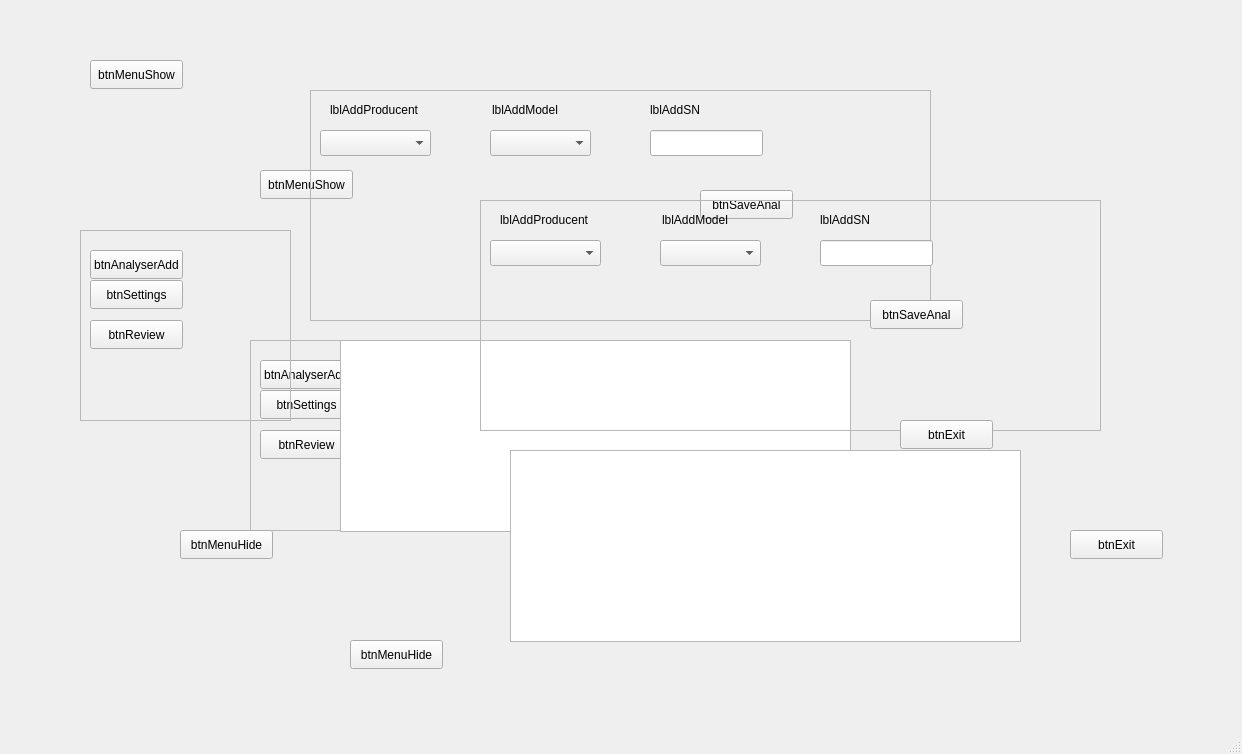
<?xml version="1.0" encoding="UTF-8"?>
<ui version="4.0">
 <class>Test10</class>
 <widget class="QMainWindow" name="Test10">
  <property name="geometry">
   <rect>
    <x>0</x>
    <y>0</y>
    <width>1242</width>
    <height>754</height>
   </rect>
  </property>
  <property name="windowTitle">
   <string>Test10</string>
  </property>
  <widget class="QWidget" name="centralwidget">
   <widget class="QFrame" name="frmMainLeft_2">
    <property name="geometry">
     <rect>
      <x>250</x>
      <y>340</y>
      <width>211</width>
      <height>191</height>
     </rect>
    </property>
    <property name="frameShape">
     <enum>QFrame::StyledPanel</enum>
    </property>
    <property name="frameShadow">
     <enum>QFrame::Raised</enum>
    </property>
    <widget class="QPushButton" name="btnAnalyserAdd_2">
     <property name="geometry">
      <rect>
       <x>10</x>
       <y>20</y>
       <width>93</width>
       <height>29</height>
      </rect>
     </property>
     <property name="text">
      <string>btnAnalyserAdd</string>
     </property>
    </widget>
    <widget class="QPushButton" name="btnSettings_2">
     <property name="geometry">
      <rect>
       <x>10</x>
       <y>50</y>
       <width>93</width>
       <height>29</height>
      </rect>
     </property>
     <property name="text">
      <string>btnSettings</string>
     </property>
    </widget>
    <widget class="QPushButton" name="btnReview_2">
     <property name="geometry">
      <rect>
       <x>10</x>
       <y>90</y>
       <width>93</width>
       <height>29</height>
      </rect>
     </property>
     <property name="text">
      <string>btnReview</string>
     </property>
    </widget>
   </widget>
   <widget class="QPushButton" name="btnExit_2">
    <property name="geometry">
     <rect>
      <x>1070</x>
      <y>530</y>
      <width>93</width>
      <height>29</height>
     </rect>
    </property>
    <property name="text">
     <string>btnExit</string>
    </property>
   </widget>
   <widget class="QPushButton" name="btnMenuHide">
    <property name="geometry">
     <rect>
      <x>180</x>
      <y>530</y>
      <width>93</width>
      <height>29</height>
     </rect>
    </property>
    <property name="text">
     <string>btnMenuHide</string>
    </property>
   </widget>
   <widget class="QTableView" name="tableView">
    <property name="geometry">
     <rect>
      <x>340</x>
      <y>340</y>
      <width>511</width>
      <height>192</height>
     </rect>
    </property>
   </widget>
   <widget class="QFrame" name="frmMainLeft">
    <property name="geometry">
     <rect>
      <x>80</x>
      <y>230</y>
      <width>211</width>
      <height>191</height>
     </rect>
    </property>
    <property name="frameShape">
     <enum>QFrame::StyledPanel</enum>
    </property>
    <property name="frameShadow">
     <enum>QFrame::Raised</enum>
    </property>
    <widget class="QPushButton" name="btnAnalyserAdd">
     <property name="geometry">
      <rect>
       <x>10</x>
       <y>20</y>
       <width>93</width>
       <height>29</height>
      </rect>
     </property>
     <property name="text">
      <string>btnAnalyserAdd</string>
     </property>
    </widget>
    <widget class="QPushButton" name="btnSettings">
     <property name="geometry">
      <rect>
       <x>10</x>
       <y>50</y>
       <width>93</width>
       <height>29</height>
      </rect>
     </property>
     <property name="text">
      <string>btnSettings</string>
     </property>
    </widget>
    <widget class="QPushButton" name="btnReview">
     <property name="geometry">
      <rect>
       <x>10</x>
       <y>90</y>
       <width>93</width>
       <height>29</height>
      </rect>
     </property>
     <property name="text">
      <string>btnReview</string>
     </property>
    </widget>
   </widget>
   <widget class="QPushButton" name="btnMenuShow_2">
    <property name="geometry">
     <rect>
      <x>260</x>
      <y>170</y>
      <width>93</width>
      <height>29</height>
     </rect>
    </property>
    <property name="text">
     <string>btnMenuShow</string>
    </property>
   </widget>
   <widget class="QFrame" name="frmAddAnalisator">
    <property name="geometry">
     <rect>
      <x>310</x>
      <y>90</y>
      <width>621</width>
      <height>231</height>
     </rect>
    </property>
    <property name="frameShape">
     <enum>QFrame::StyledPanel</enum>
    </property>
    <property name="frameShadow">
     <enum>QFrame::Raised</enum>
    </property>
    <widget class="QPushButton" name="btnSaveAnal">
     <property name="geometry">
      <rect>
       <x>390</x>
       <y>100</y>
       <width>93</width>
       <height>29</height>
      </rect>
     </property>
     <property name="text">
      <string>btnSaveAnal</string>
     </property>
    </widget>
    <widget class="QComboBox" name="cbxAddProducent">
     <property name="geometry">
      <rect>
       <x>10</x>
       <y>40</y>
       <width>111</width>
       <height>26</height>
      </rect>
     </property>
    </widget>
    <widget class="QComboBox" name="cbxAddModel">
     <property name="geometry">
      <rect>
       <x>180</x>
       <y>40</y>
       <width>101</width>
       <height>26</height>
      </rect>
     </property>
    </widget>
    <widget class="QLineEdit" name="lineAddSN">
     <property name="geometry">
      <rect>
       <x>340</x>
       <y>40</y>
       <width>113</width>
       <height>26</height>
      </rect>
     </property>
    </widget>
    <widget class="QLabel" name="lblAddProducent">
     <property name="geometry">
      <rect>
       <x>20</x>
       <y>10</y>
       <width>101</width>
       <height>20</height>
      </rect>
     </property>
     <property name="text">
      <string>lblAddProducent</string>
     </property>
    </widget>
    <widget class="QLabel" name="lblAddModel">
     <property name="geometry">
      <rect>
       <x>182</x>
       <y>10</y>
       <width>91</width>
       <height>20</height>
      </rect>
     </property>
     <property name="text">
      <string>lblAddModel</string>
     </property>
    </widget>
    <widget class="QLabel" name="lblAddSN">
     <property name="geometry">
      <rect>
       <x>340</x>
       <y>10</y>
       <width>63</width>
       <height>20</height>
      </rect>
     </property>
     <property name="text">
      <string>lblAddSN</string>
     </property>
    </widget>
   </widget>
   <widget class="QPushButton" name="btnMenuShow">
    <property name="geometry">
     <rect>
      <x>90</x>
      <y>60</y>
      <width>93</width>
      <height>29</height>
     </rect>
    </property>
    <property name="text">
     <string>btnMenuShow</string>
    </property>
   </widget>
   <widget class="QFrame" name="frmAddAnalisator_2">
    <property name="geometry">
     <rect>
      <x>480</x>
      <y>200</y>
      <width>621</width>
      <height>231</height>
     </rect>
    </property>
    <property name="frameShape">
     <enum>QFrame::StyledPanel</enum>
    </property>
    <property name="frameShadow">
     <enum>QFrame::Raised</enum>
    </property>
    <widget class="QPushButton" name="btnSaveAnal_2">
     <property name="geometry">
      <rect>
       <x>390</x>
       <y>100</y>
       <width>93</width>
       <height>29</height>
      </rect>
     </property>
     <property name="text">
      <string>btnSaveAnal</string>
     </property>
    </widget>
    <widget class="QComboBox" name="cbxAddProducent_2">
     <property name="geometry">
      <rect>
       <x>10</x>
       <y>40</y>
       <width>111</width>
       <height>26</height>
      </rect>
     </property>
    </widget>
    <widget class="QComboBox" name="cbxAddModel_2">
     <property name="geometry">
      <rect>
       <x>180</x>
       <y>40</y>
       <width>101</width>
       <height>26</height>
      </rect>
     </property>
    </widget>
    <widget class="QLineEdit" name="lineAddSN_2">
     <property name="geometry">
      <rect>
       <x>340</x>
       <y>40</y>
       <width>113</width>
       <height>26</height>
      </rect>
     </property>
    </widget>
    <widget class="QLabel" name="lblAddProducent_2">
     <property name="geometry">
      <rect>
       <x>20</x>
       <y>10</y>
       <width>101</width>
       <height>20</height>
      </rect>
     </property>
     <property name="text">
      <string>lblAddProducent</string>
     </property>
    </widget>
    <widget class="QLabel" name="lblAddModel_2">
     <property name="geometry">
      <rect>
       <x>182</x>
       <y>10</y>
       <width>91</width>
       <height>20</height>
      </rect>
     </property>
     <property name="text">
      <string>lblAddModel</string>
     </property>
    </widget>
    <widget class="QLabel" name="lblAddSN_2">
     <property name="geometry">
      <rect>
       <x>340</x>
       <y>10</y>
       <width>63</width>
       <height>20</height>
      </rect>
     </property>
     <property name="text">
      <string>lblAddSN</string>
     </property>
    </widget>
   </widget>
   <widget class="QTableView" name="tableView_2">
    <property name="geometry">
     <rect>
      <x>510</x>
      <y>450</y>
      <width>511</width>
      <height>192</height>
     </rect>
    </property>
   </widget>
   <widget class="QPushButton" name="btnExit">
    <property name="geometry">
     <rect>
      <x>900</x>
      <y>420</y>
      <width>93</width>
      <height>29</height>
     </rect>
    </property>
    <property name="text">
     <string>btnExit</string>
    </property>
   </widget>
   <widget class="QPushButton" name="btnMenuHide_2">
    <property name="geometry">
     <rect>
      <x>350</x>
      <y>640</y>
      <width>93</width>
      <height>29</height>
     </rect>
    </property>
    <property name="text">
     <string>btnMenuHide</string>
    </property>
   </widget>
  </widget>
  <widget class="QMenuBar" name="menubar">
   <property name="geometry">
    <rect>
     <x>0</x>
     <y>0</y>
     <width>1242</width>
     <height>26</height>
    </rect>
   </property>
  </widget>
  <widget class="QStatusBar" name="statusbar"/>
 </widget>
 <resources/>
 <connections/>
</ui>
